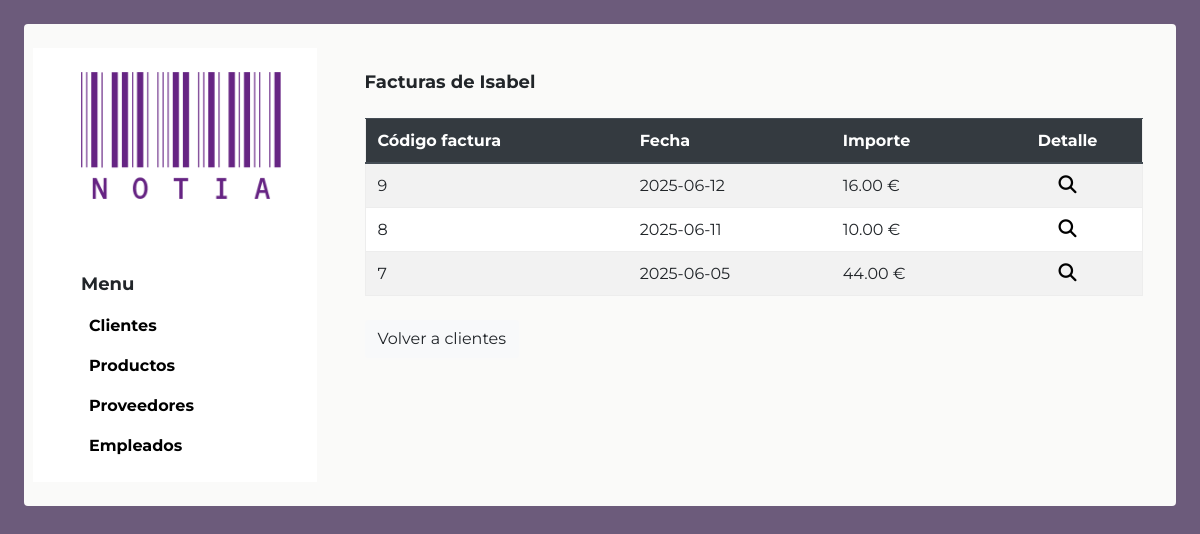
/verFacturasCliente.php?id=1, run on an earlier commit of the app's database.
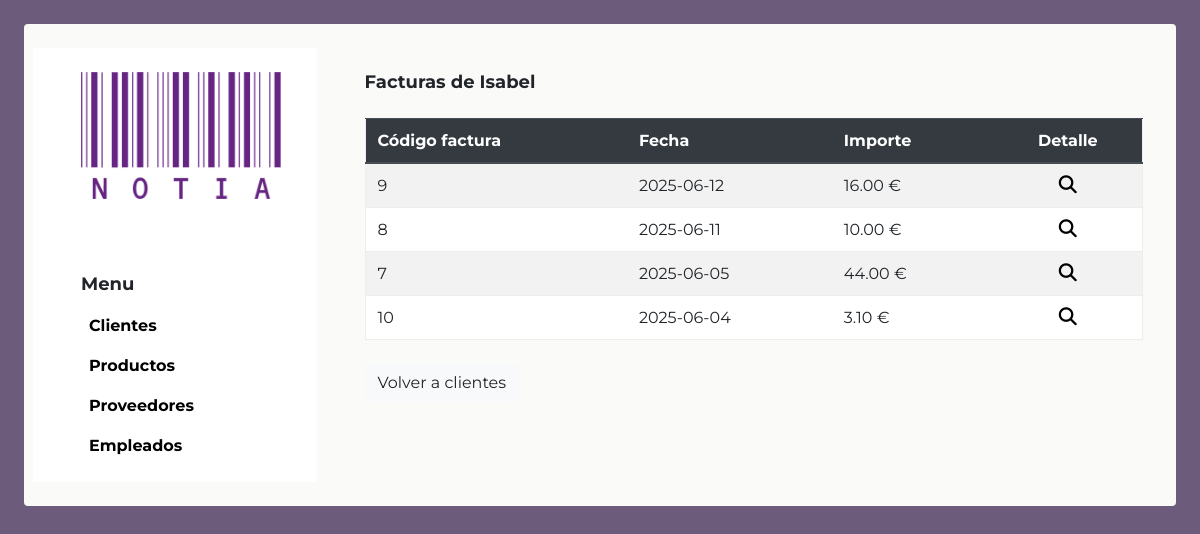
And on a later commit of the database.
### tables this page shows
CREATE TABLE `facturas_venta` (
  `Cod_Factura` int(11) NOT NULL,
  `Fecha` date DEFAULT NULL,
  `Importe` decimal(10,2) DEFAULT NULL,
  `ID_Cliente` int(11) DEFAULT NULL
);

### verFacturasCliente.php (the view, shortened to what this page needs)
<?php
require_once "conexion.php";
$id_cliente = intval($_GET['id']);
$resCliente = $conn->query("SELECT * FROM clientes WHERE ID_Cliente = $id_cliente");
$cliente = $resCliente->fetch_assoc();
$resFacturas = $conn->query(
    "SELECT Cod_Factura, Fecha, Importe
     FROM facturas_venta
     WHERE ID_Cliente = $id_cliente
     ORDER BY Fecha DESC"
);
?>
<!DOCTYPE html>
<html lang="es">
<head>
    <link rel="stylesheet" href="css/style.css">
    <link rel="stylesheet" href="https://cdnjs.cloudflare.com/ajax/libs/font-awesome/6.5.1/css/all.min.css">
    <link rel="stylesheet" href="https://cdn.jsdelivr.net/npm/bootstrap@4.6.2/dist/css/bootstrap.min.css">
</head>
<body class="bg-azul p-4">
    <div class="contenedor2 w-100">
        <div class="row p-4 d-flex justify-content-center">
            <div class="col-md-3 bg-bco p-4 pl-5 ">
                <img src="img/notia.png" class="logo mb-4">
                <p class="fs18 bold fsMono mt-5">Menu</p>
                <nav class="d-flex flex-column pl-2">
                    <a href="index.php" class="negro bold">Clientes</a>
                    <a href="index.php#productos" class="negro bold mt-3">Productos</a>
                    <a href="index.php#proveedores" class="negro bold mt-3">Proveedores</a>
                    <a href="index.php#empleados" class="negro bold mt-3">Empleados</a>
                </nav>
            </div>
            <div class="col-md-9 p-4 pl-5 ">
                <h1 class="fs18 bold fsMono mb-4">Facturas de <?= htmlspecialchars($cliente['Nombre']) ?></h1>
                <table class="table table-striped w-100">
                    <thead class="thead-dark">
                        <tr>
                            <th>Código factura</th>
                            <th>Fecha</th>
                            <th>Importe</th>
                            <th class="text-center">Detalle</th>
                        </tr>
                    </thead>
                    <tbody>
                        <?php
                        while ($f = $resFacturas->fetch_assoc()) {
                            echo "<tr>
                                <td>{$f['Cod_Factura']}</td>
                                <td>{$f['Fecha']}</td>
                                <td>" . number_format($f['Importe'], 2) . " €</td>
                                <td class='text-center'>
                                    <a href='detalleFacturaVenta.php?cod_factura={$f['Cod_Factura']}'>
                                        <i class='fa-solid fa-magnifying-glass negro fs18' title='Ver detalle'></i>
                                    </a>
                                </td>
                            </tr>";
                        }
                        ?>
                    </tbody>
                </table>
                <a href="index.php" class="btn btn-light mt-2">Volver a clientes</a>
            </div>
        </div>
    </div>
</body>
</html>

What changed in the data, as far as the page shows it:
added facturas_venta: Cod_Factura "10", Fecha "2025-06-04", Importe "3.10"
